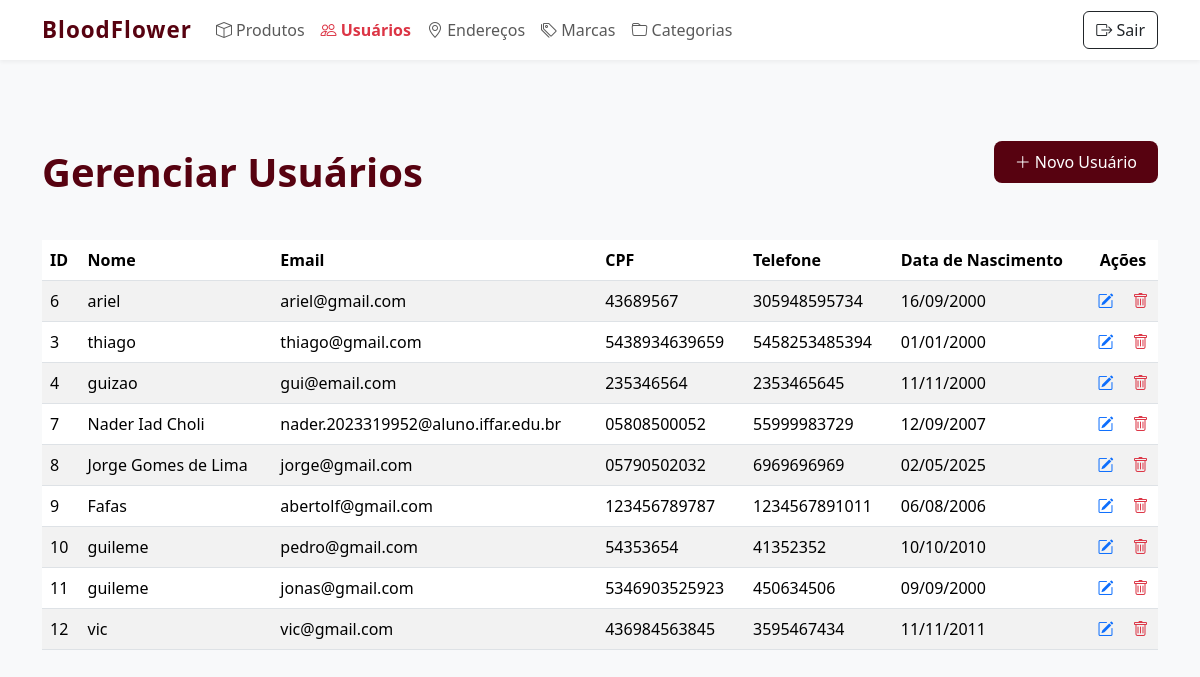
Before: /admin/usuarios.php (signed in) with the older database file.
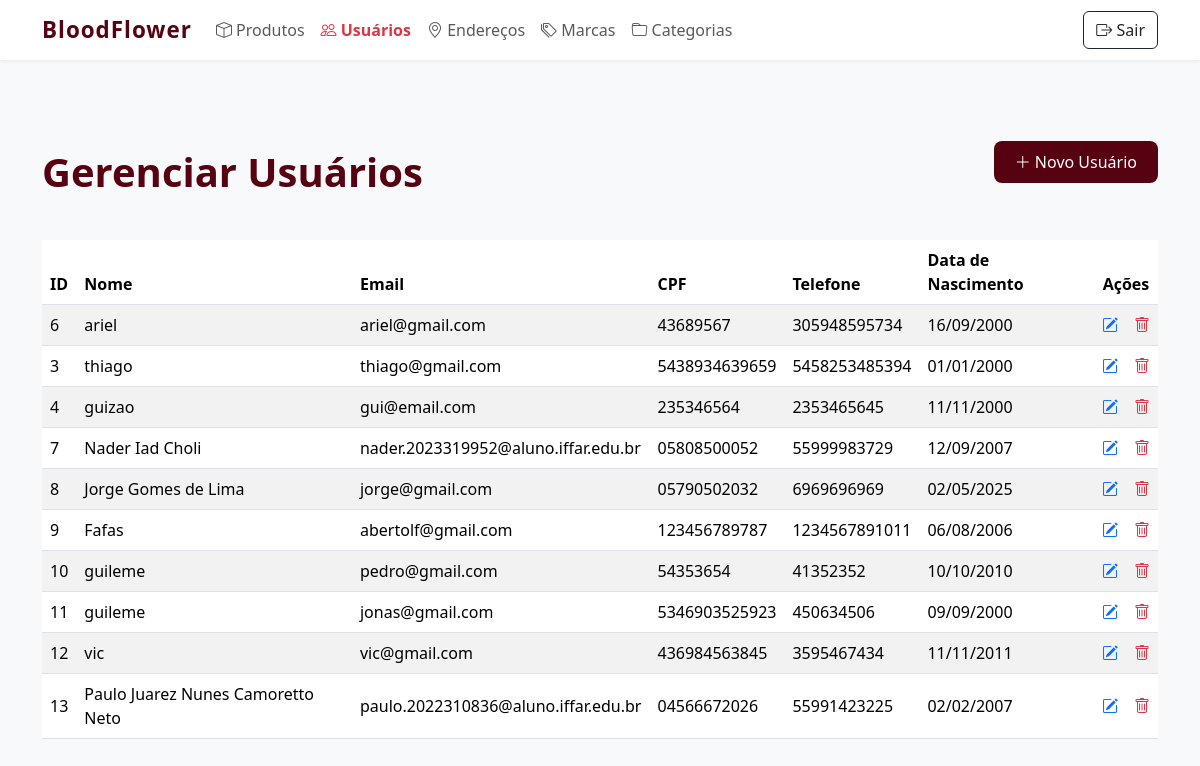
After: the same page with the newer database file.
### tables this page shows
CREATE TABLE IF NOT EXISTS `usuarios` (
  `id_usuario` int NOT NULL AUTO_INCREMENT,
  `nome` varchar(100) NOT NULL,
  `email` varchar(100) NOT NULL,
  `senha` varchar(255) NOT NULL,
  `cpf` varchar(14) DEFAULT NULL,
  `telefone` varchar(20) DEFAULT NULL,
  `data_nascimento` date DEFAULT NULL,
  `tipo_usuario` tinyint(1) DEFAULT '0',
  PRIMARY KEY (`id_usuario`),
  UNIQUE KEY `email` (`email`),
  UNIQUE KEY `cpf` (`cpf`)
);

### admin/usuarios.php (the view, shortened to what this page needs)
<?php
include("../conexao.php");
?>
<!DOCTYPE html>
<html lang="pt-br">
<head>
    <link href="https://cdn.jsdelivr.net/npm/bootstrap@5.3.3/dist/css/bootstrap.min.css" rel="stylesheet">
    <link href="https://cdn.jsdelivr.net/npm/bootstrap-icons@1.10.5/font/bootstrap-icons.css" rel="stylesheet">
</head>
<body>
<nav class="navbar navbar-expand-lg">
    <div class="container">
        <a class="navbar-brand" href="inicioADM.php">BloodFlower</a>
        <div class="collapse navbar-collapse" id="navbarNavAdmin">
            <ul class="navbar-nav me-auto mb-2 mb-lg-0">
                <li class="nav-item">
                    <a class="nav-link" href="inicioADM.php"><i class="bi bi-box"></i> Produtos</a>
                </li>
                <li class="nav-item">
                    <a class="nav-link active fw-bold text-danger" href="usuarios.php"><i class="bi bi-people"></i> Usuários</a>
                </li>
                <li class="nav-item">
                    <a class="nav-link" href="enderecos.php"><i class="bi bi-geo-alt"></i> Endereços</a>
                </li>
                <li class="nav-item">
                    <a class="nav-link" href="marcas.php"><i class="bi bi-tags"></i> Marcas</a>
                </li>
                <li class="nav-item">
                    <a class="nav-link" href="categorias.php"><i class="bi bi-folder"></i> Categorias</a>
                </li>
            </ul>
            <div class="d-flex align-items-center gap-3">
                <a href="../logoff.php" class="btn btn-outline-dark">
                    <i class="bi bi-box-arrow-right"></i> Sair
                </a>
            </div>
        </div>
    </div>
</nav>
<div class="container py-5">
    <div class="d-flex justify-content-between align-items-center mb-4">
        <h1>Gerenciar Usuários</h1>
        <a href="cadUsuario.php" class="btn btn-admin">
            <i class="bi bi-plus-lg"></i> Novo Usuário
        </a>
    </div>
    <?php
    $sql = "SELECT * FROM usuarios";
    $result = mysqli_query($conn, $sql);
    if (mysqli_num_rows($result) > 0) {
        echo "<div class='table-responsive'>";
        echo "<table class='table table-striped table-hover align-middle'>";
        echo "<thead><tr>";
        echo "<th>ID</th><th>Nome</th><th>Email</th><th>CPF</th><th>Telefone</th><th>Data de Nascimento</th><th class='text-center' colspan='2'>Ações</th>";
        echo "</tr></thead><tbody>";
        while ($row = mysqli_fetch_assoc($result)) {
            echo "<tr>";
            echo "<td>{$row['id_usuario']}</td>";
            echo "<td>{$row['nome']}</td>";
            echo "<td>{$row['email']}</td>";
            echo "<td>{$row['cpf']}</td>";
            echo "<td>{$row['telefone']}</td>";
            echo "<td>" . date('d/m/Y', strtotime($row['data_nascimento'])) . "</td>";
            echo "<td class='text-center'>
                    <a href='formEditUsuario.php?id_usuario={$row['id_usuario']}' class='text-primary'><i class='bi bi-pencil-square'></i></a>
                  </td>";
            echo "<td class='text-center'>
                    <a href='excluirUsuario.php?id={$row['id_usuario']}' class='text-danger' onclick='return confirm(\"Tem certeza que deseja excluir este usuário?\")'>
                        <i class='bi bi-trash'></i>
                    </a>
                  </td>";
            echo "</tr>";
        }
        echo "</tbody></table></div>";
    } else {
        echo "<p class='text-muted text-center mt-4'>Nenhum usuário cadastrado.</p>";
    }
    ?>
</div>
</body>
</html>

Changed rows visible on the page:
added usuarios: id_usuario "13", nome "Paulo Juarez Nunes Camoretto Neto", email "paulo.2022310836@aluno.iffar.edu.br", cpf "04566672026", telefone "55991423225", data_nascimento "02/02/2007"
